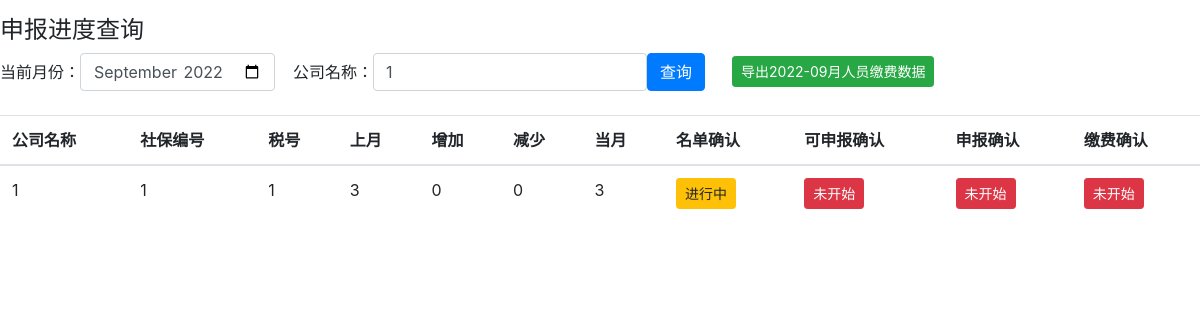
/report_progress/1 (signed in), run on the app's committed database.
### company.py (models this page shows, shortened)
class Companys(db.Model):
    company_id = db.Column('company_id', db.Integer, primary_key=True)
    name = db.Column(db.String(200))
    position = db.Column(db.String(200))
    code = db.Column(db.String(200))
    zwwname = db.Column(db.String(200))
    scode = db.Column(db.String(200))
    injury_ratio = db.Column(db.Float)
    person = db.Column(db.String(200))
    is_valid = db.Column(db.String(200))
    pay_type = db.Column(db.String(200))
    short_name = db.Column(db.String(200))

### main.py (the view, shortened to what this page needs)
@app.route('/report_progress/<name>', methods=['GET', 'POST'])
@validate_login
def report_progress(name):
    cur_month = get_cur_month()
    m_change_data = get_cur_month_change_data_dic(cur_month)
    reports = Reports.query.filter_by(cur_month=cur_month).all()
    for company_name in m_change_data:
        m_change_data[company_name]["members_check"] = "进行中"
        m_change_data[company_name]["reportable_check"] = "未开始"
        m_change_data[company_name]["report_state"] = "未开始"
        m_change_data[company_name]["pay_state"] = "未开始"
    companys = Companys.query.filter_by(name=name, is_valid="是").all()
    if name == "all":
        companys = Companys.query.filter_by(is_valid="是").all()
        name = ""
    return render_template('report_progress.html', name=name,
                           companys=companys,
                           cur_month=cur_month,
                           m_change_data=m_change_data)

### main.py (called while the page is built)
def get_cur_month():
    return datetime.datetime.now().strftime("%Y-%m")

def get_last_month(number, year, month, day):
    t = datetime.date(year, month, day)
    return (t - relativedelta(months=number)).strftime("%Y-%m")

def validate_login(func):
    @wraps(func)
    def wrapper(**kwargs):
        if 'username' not in session:
            return render_template('refresh.html')
        else:
            return func(**kwargs)
    return wrapper

### templates/report_progress.html (shortened to what this page needs)
<!DOCTYPE html>
<html lang="en">
<head>
    <link rel="stylesheet" href="https://cdn.staticfile.org/twitter-bootstrap/4.3.1/css/bootstrap.min.css">
</head>
<body>
<div>
    <h4>申报进度查询</h4>
    <form class="form-inline" action="{{ url_for('report_progress', name='all') }}" method = "post">
        <label for="inputPassword2">当前月份： </label>
        <input value="{{cur_month}}" type="month" class="form-control" id="inputPassword2" name="cur_month">
        <label for="inputPassword2">&nbsp;&nbsp;&nbsp;&nbsp;公司名称：</label>
        <input value="{{name}}" type="text" class="form-control" id="inputPassword2" placeholder="所有公司" name="name">
        <button type="submit" class="btn btn-primary">查询</button>
        &nbsp;&nbsp;&nbsp;&nbsp;&nbsp;&nbsp;<a href="{{ url_for('export_member_record', cur_month=cur_month) }}" class="btn btn-success btn-sm" role="button">导出{{cur_month}}月人员缴费数据</a>
    </form>
    <br>
    <table class="table table-hover">
        <thead>
        <tr>
            <th>公司名称</th>
            <th>社保编号</th>
            <th>税号</th>
            <th>上月</th>
            <th>增加</th>
            <th>减少</th>
            <th>当月</th>
            <th>名单确认</th>
            <th>可申报确认</th>
            <th>申报确认</th>
            <th>缴费确认</th>
        </tr>
        </thead>
        <tbody>
        {% for company in companys %}
        <tr>
            <td>{{ company.name }}</td>
            <td>{{ company.code }}</td>
            <td>{{ company.scode }}</td>
            <td>{{ m_change_data[company.name]["last_month_cnt"] }}</td>
            <td>{{ m_change_data[company.name]["cur_month_add"] }}</td>
            <td>{{ m_change_data[company.name]["cur_month_remove"] }}</td>
            <td>{{ m_change_data[company.name]["cur_month_cnt"] }}</td>
            <th>
                {% if m_change_data[company.name]['members_check']=="未开始" %}
                <a href="" class="btn btn-danger btn-sm" role="button">未开始</a>
                {% elif m_change_data[company.name]['members_check']=="进行中" %}
                <a href="{{ url_for('confirm_member', name=company.name, readonly='F', cur_month=cur_month) }}" class="btn btn-warning btn-sm" role="button">进行中</a>
                {% else %}
                <a href="{{ url_for('confirm_member', name=company.name, readonly='readonly', cur_month=cur_month) }}" class="btn btn-success btn-sm" role="button">已完成</a>
                {% endif %}
            </th>
            <th>
                {% if m_change_data[company.name]['reportable_check']=="未开始" %}
                <a href="" class="btn btn-danger btn-sm" role="button">未开始</a>
                {% elif m_change_data[company.name]['reportable_check']=="进行中" %}
                <a href="{{ url_for('reportable_check', name=company.name, readonly='F', cur_month=cur_month) }}" class="btn btn-warning btn-sm" role="button">进行中</a>
                {% else %}
                <a href="{{ url_for('reportable_check', name=company.name, readonly='readonly', cur_month=cur_month) }}" class="btn btn-success btn-sm" role="button">已完成</a>
                {% endif %}
            </th>
            <th>
                {% if m_change_data[company.name]['report_state']=="未开始" %}
                <a href="" class="btn btn-danger btn-sm" role="button">未开始</a>
                {% elif m_change_data[company.name]['report_state']=="进行中" %}
                <a href="{{ url_for('report_check', name=company.name, readonly='F', cur_month=cur_month) }}" class="btn btn-warning btn-sm" role="button">进行中</a>
                {% else %}
                <a href="{{ url_for('report_check', name=company.name, readonly='readonly', cur_month=cur_month) }}" class="btn btn-success btn-sm" role="button">已完成</a>
                {% endif %}
            </th>
            <th>
                {% if m_change_data[company.name]['pay_state']=="未开始" %}
                <a href="" class="btn btn-danger btn-sm" role="button">未开始</a>
                {% elif m_change_data[company.name]['pay_state']=="进行中" %}
                <a href="{{ url_for('pay_check', name=company.name, readonly='F', cur_month=cur_month) }}" class="btn btn-warning btn-sm" role="button">进行中</a>
                {% else %}
                <a href="{{ url_for('pay_check', name=company.name, readonly='readonly', cur_month=cur_month) }}" class="btn btn-success btn-sm" role="button">已完成</a>
                {% endif %}
            </th>
        </tr>
        {% endfor %}
        </tbody>
    </table>
</div>
</body>
</html>

### data on the page
Companys: name "1", code "1", scode "1", name "3", name "0", shows "未开始"

### other printed values
{{ cur_month }} "2022-09"
